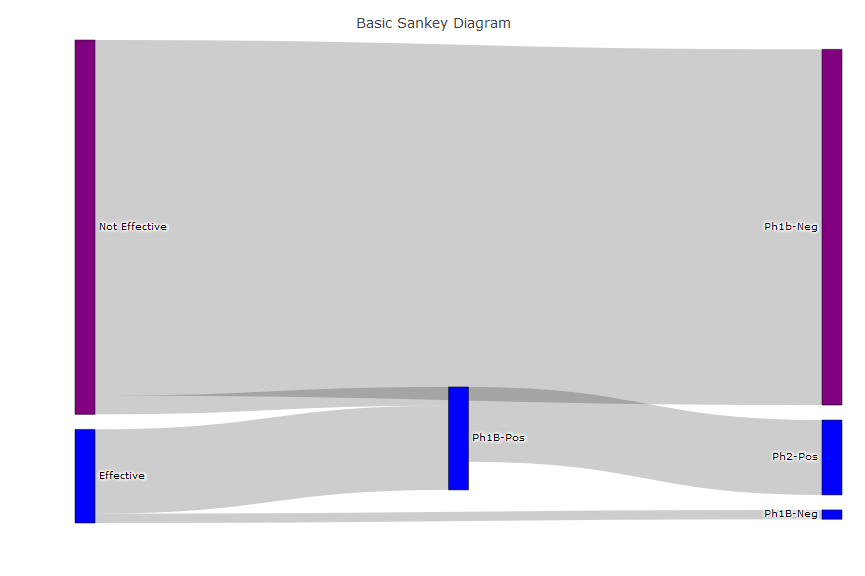

R code for this plot:
#Nate Mockler - Sample GoogleVis Sankey Plot

library(readr)
library(plotly)

sample_data <- read_csv("C:/Users/nmockler/Desktop/sample_Plotly.csv")

p <- plot_ly(
  type = "sankey",
  orientation = "h",
  
  node = list(
    label = c("Effective", "Not Effective", "Ph1B-Pos", "Ph1B-Neg", "Ph1b-Neg", "Ph2-Pos"),
    color = c("blue", "Purple", "Blue", "blue", "purple", "blue"),
    pad = 15,
    thickness = 20,
    line = list(
      color = "black",
      width = 0.5
    )
  ),
  
  link = list(
    source = sample_data$Source,
    target = sample_data$Target,
    value =  sample_data$Value
  )
) %>% 
  layout(
    title = "Basic Sankey Diagram",
    font = list(
      size = 10
    )
  )

p
